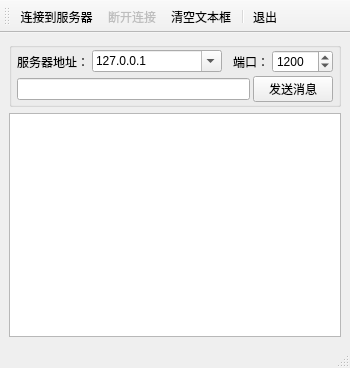
<?xml version="1.0" encoding="UTF-8"?>
<ui version="4.0">
 <class>MainWindow</class>
 <widget class="QMainWindow" name="MainWindow">
  <property name="geometry">
   <rect>
    <x>0</x>
    <y>0</y>
    <width>350</width>
    <height>368</height>
   </rect>
  </property>
  <property name="windowTitle">
   <string>MainWindow</string>
  </property>
  <widget class="QWidget" name="centralwidget">
   <layout class="QVBoxLayout" name="verticalLayout_2">
    <item>
     <widget class="QGroupBox" name="groupBox">
      <property name="title">
       <string/>
      </property>
      <layout class="QVBoxLayout" name="verticalLayout">
       <property name="spacing">
        <number>3</number>
       </property>
       <property name="leftMargin">
        <number>5</number>
       </property>
       <property name="topMargin">
        <number>2</number>
       </property>
       <property name="rightMargin">
        <number>5</number>
       </property>
       <property name="bottomMargin">
        <number>2</number>
       </property>
       <item>
        <layout class="QHBoxLayout" name="horizontalLayout_2">
         <item>
          <widget class="QLabel" name="label">
           <property name="text">
            <string>服务器地址：</string>
           </property>
          </widget>
         </item>
         <item>
          <widget class="QComboBox" name="comboServer">
           <property name="minimumSize">
            <size>
             <width>130</width>
             <height>0</height>
            </size>
           </property>
           <property name="editable">
            <bool>true</bool>
           </property>
           <item>
            <property name="text">
             <string>127.0.0.1</string>
            </property>
           </item>
           <item>
            <property name="text">
             <string>localHost</string>
            </property>
           </item>
          </widget>
         </item>
         <item>
          <widget class="QLabel" name="label_2">
           <property name="text">
            <string>端口：</string>
           </property>
           <property name="alignment">
            <set>Qt::AlignRight|Qt::AlignTrailing|Qt::AlignVCenter</set>
           </property>
          </widget>
         </item>
         <item>
          <widget class="QSpinBox" name="spinPort">
           <property name="minimumSize">
            <size>
             <width>0</width>
             <height>0</height>
            </size>
           </property>
           <property name="minimum">
            <number>1</number>
           </property>
           <property name="maximum">
            <number>65535</number>
           </property>
           <property name="value">
            <number>1200</number>
           </property>
          </widget>
         </item>
        </layout>
       </item>
       <item>
        <layout class="QHBoxLayout" name="horizontalLayout">
         <item>
          <widget class="QLineEdit" name="editMsg"/>
         </item>
         <item>
          <widget class="QPushButton" name="btnSend">
           <property name="text">
            <string>发送消息</string>
           </property>
          </widget>
         </item>
        </layout>
       </item>
      </layout>
     </widget>
    </item>
    <item>
     <widget class="QPlainTextEdit" name="plainTextEdit"/>
    </item>
   </layout>
  </widget>
  <widget class="QMenuBar" name="menubar">
   <property name="geometry">
    <rect>
     <x>0</x>
     <y>0</y>
     <width>350</width>
     <height>21</height>
    </rect>
   </property>
  </widget>
  <widget class="QStatusBar" name="statusbar"/>
  <widget class="QToolBar" name="toolBar">
   <property name="windowTitle">
    <string>toolBar</string>
   </property>
   <property name="toolButtonStyle">
    <enum>Qt::ToolButtonTextUnderIcon</enum>
   </property>
   <attribute name="toolBarArea">
    <enum>TopToolBarArea</enum>
   </attribute>
   <attribute name="toolBarBreak">
    <bool>false</bool>
   </attribute>
   <addaction name="actConnect"/>
   <addaction name="actDisconnect"/>
   <addaction name="actClear"/>
   <addaction name="separator"/>
   <addaction name="actQuit"/>
  </widget>
  <action name="actConnect">
   <property name="icon">
    <iconset resource="res.qrc">
     <normaloff>:/images/images/051.JPG</normaloff>:/images/images/051.JPG</iconset>
   </property>
   <property name="text">
    <string>连接到服务器</string>
   </property>
   <property name="toolTip">
    <string>连接到TCP服务器</string>
   </property>
  </action>
  <action name="actDisconnect">
   <property name="enabled">
    <bool>false</bool>
   </property>
   <property name="icon">
    <iconset resource="res.qrc">
     <normaloff>:/images/images/075.JPG</normaloff>:/images/images/075.JPG</iconset>
   </property>
   <property name="text">
    <string>断开连接</string>
   </property>
   <property name="toolTip">
    <string>断开TCP连接</string>
   </property>
  </action>
  <action name="actQuit">
   <property name="icon">
    <iconset resource="res.qrc">
     <normaloff>:/images/images/132.bmp</normaloff>:/images/images/132.bmp</iconset>
   </property>
   <property name="text">
    <string>退出</string>
   </property>
   <property name="toolTip">
    <string>退出本窗口</string>
   </property>
  </action>
  <action name="actClear">
   <property name="icon">
    <iconset resource="res.qrc">
     <normaloff>:/images/images/212.bmp</normaloff>:/images/images/212.bmp</iconset>
   </property>
   <property name="text">
    <string>清空文本框</string>
   </property>
   <property name="toolTip">
    <string>清空文本框</string>
   </property>
  </action>
 </widget>
 <resources>
  <include location="res.qrc"/>
 </resources>
 <connections/>
</ui>
